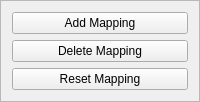
           <widget class="QFrame" name="frame_2">
            <property name="sizePolicy">
             <sizepolicy hsizetype="MinimumExpanding" vsizetype="Preferred">
              <horstretch>0</horstretch>
              <verstretch>0</verstretch>
             </sizepolicy>
            </property>
            <property name="frameShape">
             <enum>QFrame::StyledPanel</enum>
            </property>
            <property name="frameShadow">
             <enum>QFrame::Raised</enum>
            </property>
            <layout class="QGridLayout" name="gridLayout_3">
             <item row="0" column="0">
              <widget class="QPushButton" name="btn_add">
               <property name="sizePolicy">
                <sizepolicy hsizetype="MinimumExpanding" vsizetype="Fixed">
                 <horstretch>0</horstretch>
                 <verstretch>0</verstretch>
                </sizepolicy>
               </property>
               <property name="text">
                <string>Add Mapping</string>
               </property>
              </widget>
             </item>
             <item row="1" column="0">
              <widget class="QPushButton" name="btn_delete">
               <property name="sizePolicy">
                <sizepolicy hsizetype="MinimumExpanding" vsizetype="Fixed">
                 <horstretch>0</horstretch>
                 <verstretch>0</verstretch>
                </sizepolicy>
               </property>
               <property name="text">
                <string>Delete Mapping</string>
               </property>
              </widget>
             </item>
             <item row="2" column="0">
              <widget class="QPushButton" name="btn_reset">
               <property name="sizePolicy">
                <sizepolicy hsizetype="MinimumExpanding" vsizetype="Fixed">
                 <horstretch>0</horstretch>
                 <verstretch>0</verstretch>
                </sizepolicy>
               </property>
               <property name="text">
                <string>Reset Mapping</string>
               </property>
              </widget>
             </item>
            </layout>
           </widget>
